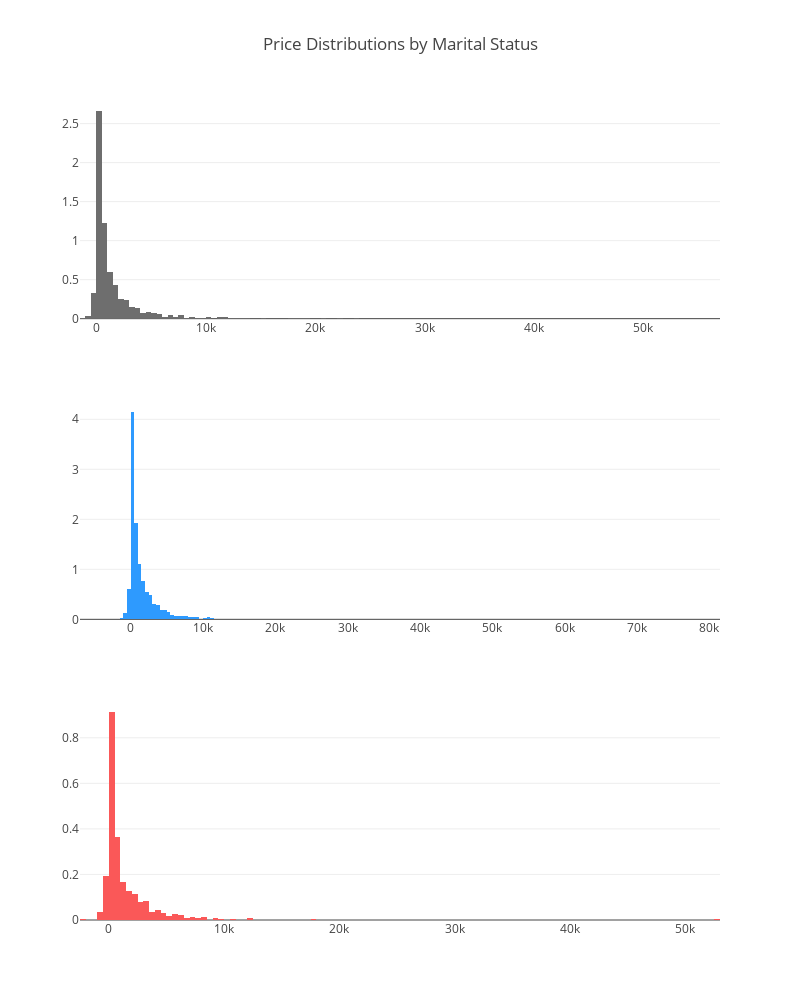

The code cell stored with this chart in its notebook:
### Code cell
single = df['balance'].loc[df['marital'] == 'single'].values
married = df['balance'].loc[df['marital'] == 'married'].values
divorced = df['balance'].loc[df['marital'] == 'divorced'].values


single_dist = go.Histogram(
    x=single,
    histnorm='density', 
    name='single',
    marker=dict(
        color='#6E6E6E'
    )
)


married_dist = go.Histogram(
    x=married,
    histnorm='density', 
    name='married',
    marker=dict(
        color='#2E9AFE'
    )
)

divorced_dist = go.Histogram(
    x=divorced,
    histnorm='density', 
    name='divorced',
    marker=dict(
        color='#FA5858'
    )
)


fig = tools.make_subplots(rows=3, print_grid=False)

fig.append_trace(single_dist, 1, 1)
fig.append_trace(married_dist, 2, 1)
fig.append_trace(divorced_dist, 3, 1)


fig['layout'].update(showlegend=False, title="Price Distributions by Marital Status",
                    height=1000, width=800)

iplot(fig, filename='custom-sized-subplot-with-subplot-titles')

### Figure 1 — Plotly figure (JSON) as saved in the notebook; plotly's stock layout.template omitted (floating-point values rounded to 4 significant figures; data arrays with more than 128 entries replaced by an {"elided": "..."} marker saying what was removed)
{"data": [{"histnorm": "density", "marker": {"color": "#6E6E6E"}, "name": "single", "type": "histogram", "uid": "2e01015f-f73f-4dff-8df8-f2686d30e449", "x": {"elided": "3336 int values"}, "xaxis": "x", "yaxis": "y"}, {"histnorm": "density", "marker": {"color": "#2E9AFE"}, "name": "married", "type": "histogram", "uid": "2eff6b4e-0e89-417e-b059-f41d778fb1b9", "x": {"elided": "5815 int values"}, "xaxis": "x2", "yaxis": "y2"}, {"histnorm": "density", "marker": {"color": "#FA5858"}, "name": "divorced", "type": "histogram", "uid": "3e965112-1b62-4218-88b2-239321349ebb", "x": {"elided": "1174 int values"}, "xaxis": "x3", "yaxis": "y3"}], "layout": {"height": 1000, "showlegend": false, "title": {"text": "Price Distributions by Marital Status"}, "width": 800, "xaxis": {"anchor": "y", "domain": [0, 1]}, "xaxis2": {"anchor": "y2", "domain": [0, 1]}, "xaxis3": {"anchor": "y3", "domain": [0, 1]}, "yaxis": {"anchor": "x", "domain": [0.7333, 1]}, "yaxis2": {"anchor": "x2", "domain": [0.3667, 0.6333]}, "yaxis3": {"anchor": "x3", "domain": [0, 0.2667]}}}
